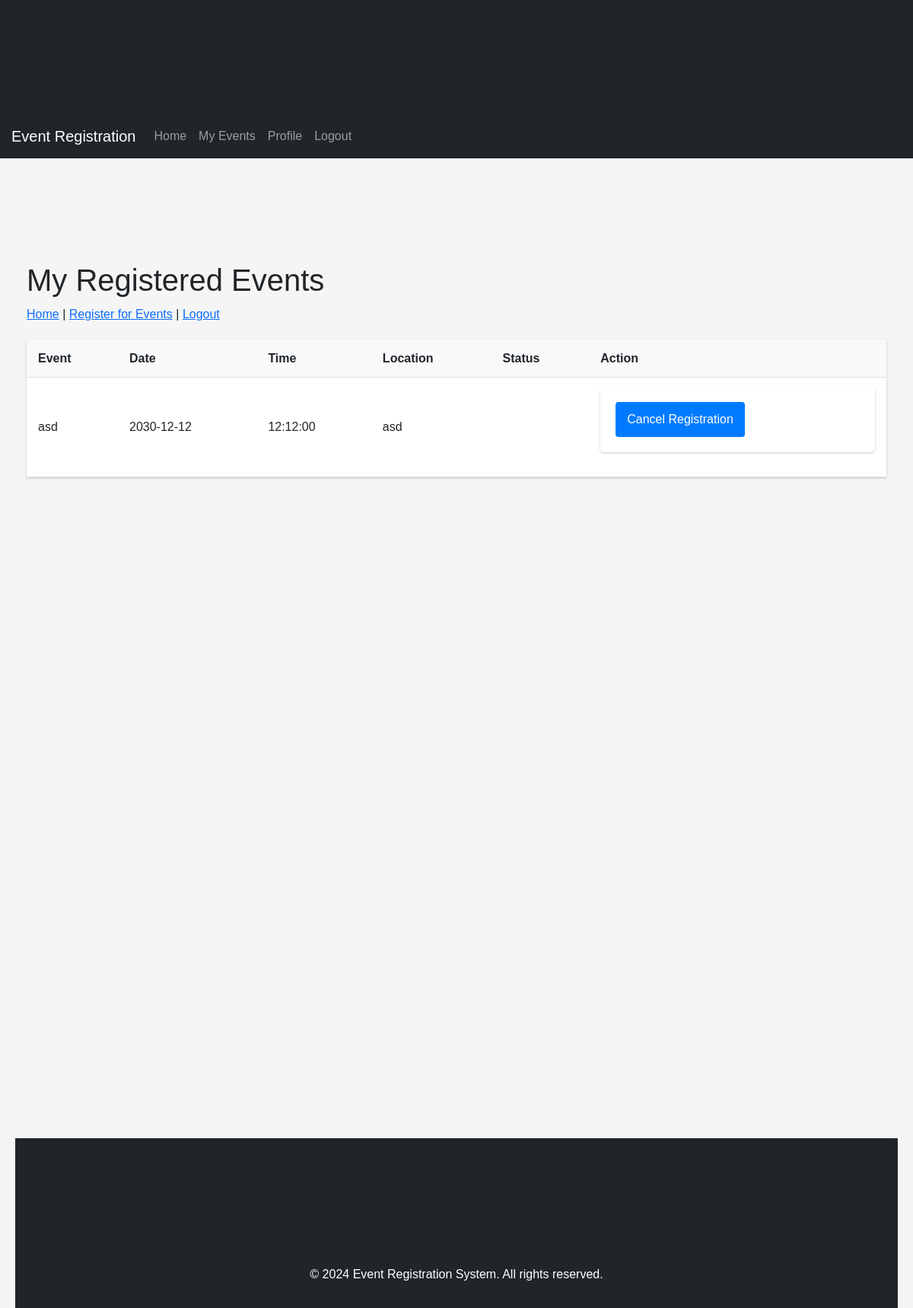
/lec/user/my-events.php (signed in), run on an earlier commit of the app's database.
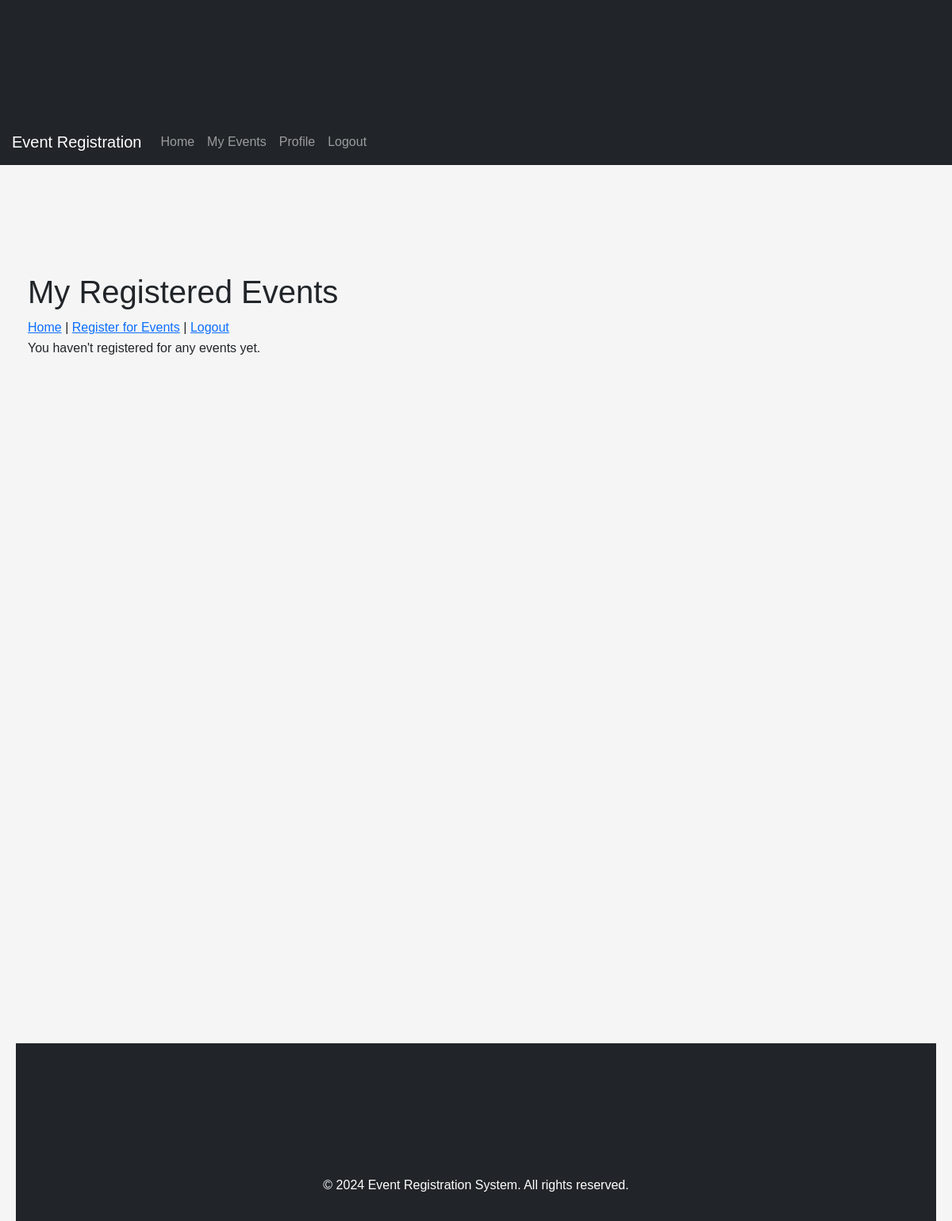
And on a later commit of the database.
### tables this page shows
CREATE TABLE `event_registrations` (
  `id` int(11) NOT NULL,
  `event_id` int(11) NOT NULL,
  `user_id` int(11) NOT NULL,
  `registration_date` timestamp NOT NULL DEFAULT current_timestamp(),
  `status` varchar(10) DEFAULT 'Accepted'
);

CREATE TABLE `events` (
  `id` int(11) NOT NULL,
  `name` varchar(200) NOT NULL,
  `description` text DEFAULT NULL,
  `date` date NOT NULL,
  `time` time NOT NULL,
  `location` varchar(200) NOT NULL,
  `max_participants` int(11) NOT NULL,
  `current_participants` int(11) DEFAULT 0,
  `status` enum('open','closed','canceled') DEFAULT 'open',
  `image_path` varchar(255) DEFAULT NULL,
  `banner_path` varchar(255) DEFAULT NULL,
  `created_at` timestamp NOT NULL DEFAULT current_timestamp(),
  `updated_at` timestamp NOT NULL DEFAULT current_timestamp() ON UPDATE current_timestamp()
);

### lec/includes/functions.php (called while the page is built, shortened)
<?php
function is_logged_in() {
    return isset($_SESSION['user_id']);
}
function is_admin() {
    return isset($_SESSION['role']) && $_SESSION['role'] === 'admin';
}

### lec/user/my-events.php (the view, shortened to what this page needs)
<?php
require_once '../includes/functions.php';
include '../includes/header.php';
$database = new Database();
$db = $database->getConnection();
$query = "SELECT e.*, r.status
          FROM events e
          JOIN event_registrations r ON e.id = r.event_id
          WHERE r.user_id = :user_id
          ORDER BY e.date ASC";
$stmt = $db->prepare($query);
$stmt->execute([':user_id' => $_SESSION['user_id']]);
$registered_events = $stmt->fetchAll(PDO::FETCH_ASSOC);
?>
<!DOCTYPE html>
<html>
<head>
    <link rel="stylesheet" href="../assets/css/style.css">
</head>
<body>
    <div class="container">
        <h1>My Registered Events</h1>
        <nav>
            <a href="my-events.php">Home</a> |
            <a href="register-event.php">Register for Events</a> |
            <a href="../logout.php">Logout</a>
        </nav>
        <?php if (empty($registered_events)): ?>
            <p>You haven't registered for any events yet.</p>
        <?php else: ?>
            <table>
                <tr>
                    <th>Event</th>
                    <th>Date</th>
                    <th>Time</th>
                    <th>Location</th>
                    <th>Status</th>
                    <th>Action</th>
                </tr>
                <?php foreach ($registered_events as $event): ?>
                <tr>
                    <td><?= htmlspecialchars($event['name']) ?></td>
                    <td><?= $event['date'] ?></td>
                    <td><?= $event['time'] ?></td>
                    <td><?= htmlspecialchars($event['location']) ?></td>
                    <td><?= $event['status'] ?></td>
                    <td>
                        <?php if ($event['status'] != 'cancelled'): ?>
                            <form method="POST" action="cancel-registration.php">
                                <button type="submit" class="btn-cancel">Cancel Registration</button>
                            </form>
                        <?php endif; ?>
                    </td>
                </tr>
                <?php endforeach; ?>
            </table>
        <?php endif; ?>
    </div>
</body>
<?php include '../includes/footer.php'; ?>
</html>

### lec/includes/header.php (shortened to what this page needs)
<!DOCTYPE html>
<html lang="en">
<head>
    <link href="https://cdn.jsdelivr.net/npm/bootstrap@5.3.0/dist/css/bootstrap.min.css" rel="stylesheet">
    <link rel="stylesheet" href="/assets/css/style.css">
</head>
<body>
    <nav class="navbar navbar-expand-lg navbar-dark bg-dark">
        <div class="container">
            <a class="navbar-brand" href="/">Event Registration</a>
            <div class="collapse navbar-collapse" id="navbarNav">
                <ul class="navbar-nav me-auto">
                    <li class="nav-item">
                        <a class="nav-link" href="./register-event.php">Home</a>
                    </li>
                    <?php if (is_logged_in()): ?>
                        <?php if (is_admin()): ?>
                            <li class="nav-item">
                                <a class="nav-link" href="/admin/dashboard.php">Admin Dashboard</a>
                            </li>
                        <?php else: ?>
                            <li class="nav-item">
                                <a class="nav-link" href="./my-events.php">My Events</a>
                            </li>
                        <?php endif; ?>
                        <li class="nav-item">
                            <a class="nav-link" href="./profile.php">Profile</a>
                        </li>
                        <li class="nav-item">
                            <a class="nav-link" href="../logout.php">Logout</a>
                        </li>
                    <?php endif; ?>
                </ul>
            </div>
        </div>
    </nav>
    <div class="container mt-4"></div>

### lec/includes/footer.php (shortened to what this page needs)
    <div class="main-content">
    </div>
    <footer class="bg-dark text-white mt-5 py-3">
        <div class="container text-center">
            <p>&copy; <?php echo date('Y'); ?> Event Registration System. All rights reserved.</p>
        </div>
    </footer>
</body>
</html>

### lec/assets/css/style.css (style rules this page uses)
body { font-family: Arial, sans-serif; line-height: 1.6; margin: 0; padding: 20px; background-color: #f5f5f5; }
.container { max-width: 1200px; margin: 0 auto; padding: 0 15px; padding-top: 150px; }
table { width: 100%; border-collapse: collapse; margin: 20px 0; background-color: white; box-shadow: 0 1px 3px rgba(0,0,0,0.2); }
th, td { padding: 12px 15px; text-align: left; border-bottom: 1px solid #ddd; }
th { background-color: #f8f9fa; font-weight: bold; }
form { background-color: white; padding: 20px; border-radius: 5px; box-shadow: 0 1px 3px rgba(0,0,0,0.2); margin-bottom: 20px; }
button { background-color: #007bff; color: white; padding: 10px 15px; border: none; border-radius: 4px; cursor: pointer; }

### lec/includes/header.php (style rules this page uses)
nav.navbar { position: fixed; top: 0; left: 0; width: 100%; z-index: 1000; }

### lec/includes/footer.php (style rules this page uses)
html, body { height: 100%; margin: 0; }
.main-content { min-height: 100vh; display: flex; flex-direction: column; }
footer { flex-shrink: 0; }

What changed in the data, as far as the page shows it:
removed event_registrations: event.name "asd", event.date "2030-12-12", event.time "12:12:00", event.location "asd"
Also different on the page:
text no longer shown: "Event Date Time Location Status Action"
text now shown: "You haven't registered for any events yet."
